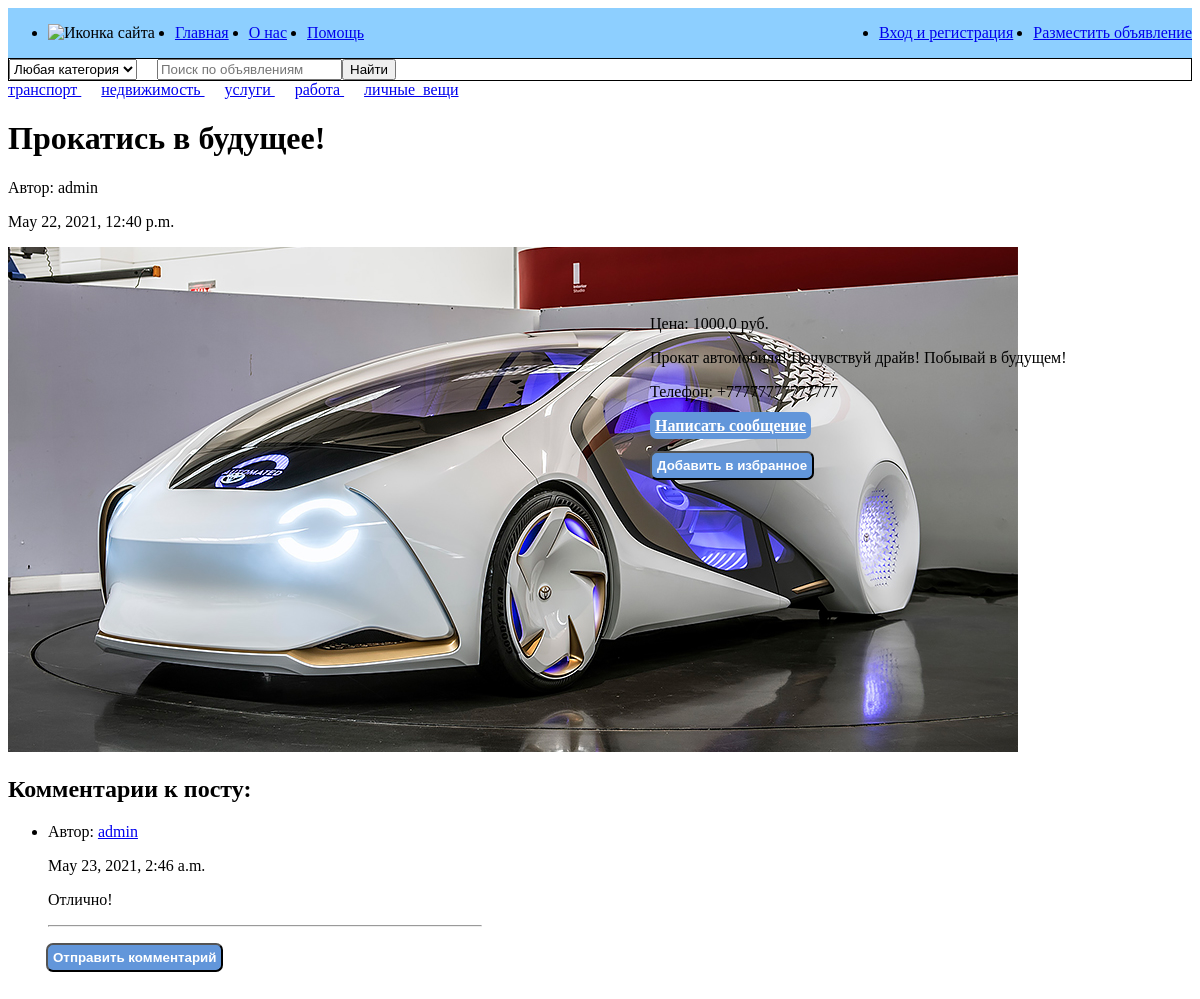
The page /advito/post/23/ on the database its author committed.
### advito/models.py (models this page shows, shortened)
class CategoryPost(models.Model):
    name_category = models.CharField(verbose_name="Категория", max_length=100)

class Post(models.Model):
    author = models.ForeignKey(User, on_delete=models.CASCADE)
    category = models.ForeignKey(CategoryPost, on_delete=models.CASCADE, verbose_name="Категория", related_name='category')
    price = models.FloatField(verbose_name="Цена", blank=True)
    name_descript = models.CharField(max_length=200,  blank=True, verbose_name="Название объявления")
    description = models.TextField(max_length=1000, blank=True, verbose_name="Описание объявления")
    image = models.ImageField(upload_to=user_directory_path, verbose_name="Фото объявления")
    date_pub = models.DateTimeField(default=timezone.now, verbose_name="Дата объявления")
    date_edit = models.DateTimeField(default=timezone.now, verbose_name="Дата редактирования")

class Profile(models.Model):
    user = models.OneToOneField(User, on_delete=models.CASCADE, related_name='user_profile')
    birth_date = models.DateField(verbose_name='Дата рождения', blank=True, null=True)
    about = models.TextField(verbose_name="Информация о пользователе", blank=True, max_length=300)
    phone = models.CharField(verbose_name="Телефон", null=True, blank=True, max_length=50)
    avatar = models.ImageField(verbose_name="Фото пользователя", upload_to=user_avatar_path)
    town = models.CharField(verbose_name="Город", null=True, blank=True, max_length=30)
    subscribers = models.ManyToManyField(User, blank=True, verbose_name="Подписчики пользователя", related_name='subscribers')

class Comment(models.Model):
    author = models.ForeignKey(User, on_delete=models.CASCADE)
    text = models.TextField(max_length=700)
    in_post = models.ForeignKey(Post, on_delete=models.CASCADE)
    date_publish = models.DateTimeField(default=timezone.now)

### advito/views.py (the view, shortened to what this page needs)
# urls.py: path('post/<int:post_id>/', views.PostDetailView.as_view(), name='post_detail'),
class PostDetailView(DetailView):
    categories = CategoryPost.objects.all()
    extra_context = {'categories':categories, }
    model = Post
    pk_url_kwarg = 'post_id'
    template_name = 'advito/post_detail.html'
    comment_form_class = CommentForm
    context={}
    def get(self, request, post_id, *args, **kwargs):
        self.object = self.get_object()
        profile = Profile.objects.get(user=self.object.author)
        context = self.get_context_data(object=self.object)
        context['profile'] = profile
        context['comments'] = Comment.objects.filter(in_post__id=post_id).order_by('-date_publish')
        if request.user.is_authenticated:
            context['comment_form'] = self.comment_form_class()
        return self.render_to_response(context)
    list = []

### advito/templates/advito/post_detail.html (shortened to what this page needs)
{% extends 'advito/base_advito.html' %}
{% block content %}
  <div class="post-detail-main">
    <div class="post-detail">
      <h1>{{ post.name_descript }}</h1>
      <p>Автор: {{ post.author }}</p>
      <p>{{ post.date_pub }}</p>
      <img class="img" alt="post image" src="{{ post.image.url }}">
    </div>
    <div class="post-detail post-detail__info">
      <p class="price">Цена: {{ post.price }} pуб.</p>
      <p class="text">{{ post.description }}</p>
      <p>Телефон: {{ profile.phone }}</p>
      {% if post.author != user %}
        <p><a class="message-button" href="#" class="btn">Написать сообщение</a></p>
        <form class="add-favorite__form" method="POST">
          <button class="add-vaforite-button" type="submit" name="button_add_post">Добавить в избранное</button>
        </form>
      {% endif %}
    </div>
  </div>
  {% if post.author != user %}
    <div class="comments">
      <h2>Комментарии к посту:</h2>
      <ul>
        {% for comment in comments %}
          <li>
            <p>Автор: <a href="#">{{ comment.author }}</a></p>
            <p>{{ comment.date_publish }}</p>
            <p>{{ comment.text }}</p>
            <hr>
          </li>
        {% endfor %}
      </ul>
      <form class="comment__form" method="POST">
        <button class="button" type="submit" name="button_send_coment">Отправить комментарий</button>
      </form>
    </div>
  {% endif %}
{% endblock  %}

### templates/base.html (shortened to what this page needs)
<!DOCTYPE html>
<html lang="en">
  <head>
    {% load static %}
    <link rel="stylesheet" type="text/css" href="{% static 'css/style.css' %}">
  </head>
  <body>
    <nav class="navigation" style="display:flex; background-color: #8DCFFF; justify-content: space-between;">
      <div class="container-nav" style="display:flex;">
        <div class="navbar">
          <ul class="navbar-nav" style="display:flex;">
            <li class="nav-item" style="margin-right:20px;">
              <img href="{% static 'img/icon.png' %}" alt="Иконка сайта">
            </li>
            <li class="nav-item" style="margin-right:20px;">
              <a class="nav-link" aria-current="page" href="{% url 'advito:index' %}">Главная</a>
            </li>
            <li class="nav-item" style="margin-right:20px;">
              <a class="nav-link" href="#">О нас</a>
            </li>
            <li class="nav-item">
              <a class="nav-link" href="#">Помощь</a>
            </li>
          </ul>
        </div>
      </div>
      <div class="navbar">
        <ul class="navbar-nav" style="display:flex;">
            <li class="nav-item" style="margin-right:20px">
              <a class="nav-link" href="#">Вход и регистрация</a>
            </li>
            <li class="nav-item">
              <a class="nav-link" href="#">Разместить объявление</a>
            </li>
          </ul>
      </div>
    </nav>
    <div class="index-form" data-marker="search-form" style="display:flex; border: solid 1px">
      <div class="category">
        <div class="category-select">
          <select name="category_id" class="select" style="height: 21px;">
            <option>
              <a href="{% url 'advito:index' %}">Любая категория</a>
            </option>
          </select>
        </div>
      </div>
        <div class="form" style="margin-left: 20px;">
            <input type="text" placeholder="Поиск по объявлениям" maxlength="100" class="suggest">
          </div>
          <div class="form-button">
            <button class="button-element">
              <span class="button-text">Найти</span>
            </button>
        </div>
      </div>
      {% for category in categories %}
        <a  href="/advito/category/{{ category.id }}" style="padding-right:20px">
          {{ category.name_category }}
        </a>
      {% endfor %}
    {% block content %}{% endblock  %}
  </body>
</html>

### static/css/style.css (style rules this page uses)
.message-button, .add-vaforite-button, .del-post-button, .create-post__button, .log-button__submit, .button__href, .button, .button__submit { cursor: pointer; border-radius: 7px; padding: 5px; background-color: rgb(98, 150, 218); font-weight: bold; color: #ffffff; max-width: 250px; }
.post-detail-main { display: flex; }
.post-detail { width: 50%; }
.post-detail__info { margin-top: 200px; margin-left: 50px; }
.comments { width: 40%; }
.comment__form { width: 80%; margin-left: 38px; padding-bottom: 20px; }

### rows shown on the page
CategoryPost: name_category "транспорт"
CategoryPost: name_category "недвижимость"
CategoryPost: name_category "услуги"
CategoryPost: name_category "работа"
CategoryPost: name_category "личные_вещи"
Post: name_descript "Прокатись в будущее!", author "admin", date_pub "May 22, 2021, 12:40 p.m.", image (picture), price "1000.0", description "Прокат автомобиля! Почувствуй драйв! Побывай в будущем!"
Profile: phone "+77777777777777"
Comment: author "admin", date_publish "May 23, 2021, 2:46 a.m.", text "Отлично!"
